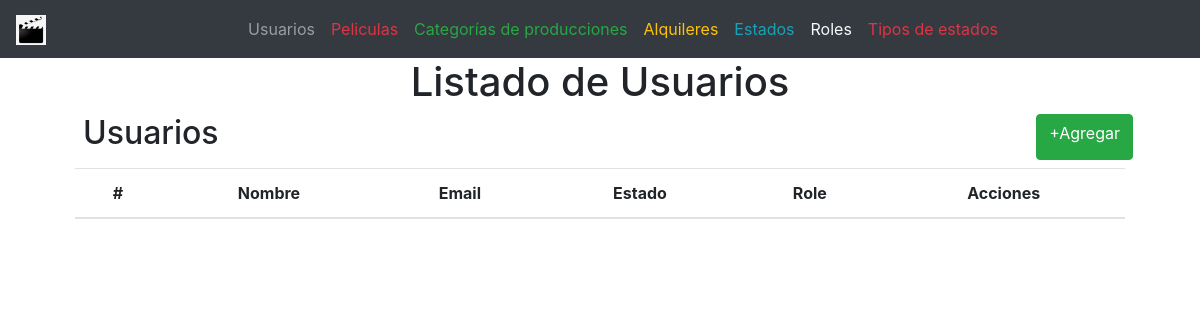
The page /?controller=user on the database as committed earlier.
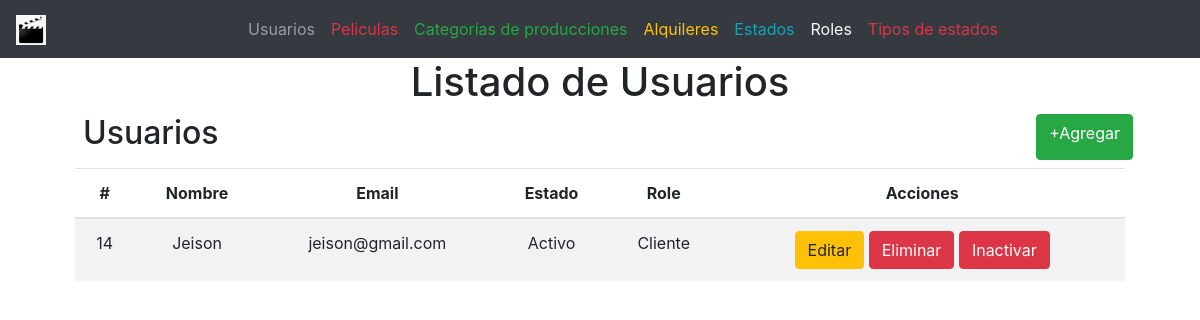
The same page on the database as committed later.
### tables this page shows
CREATE TABLE `users` (
  `id` int(11) NOT NULL,
  `name` varchar(100) NOT NULL,
  `email` varchar(100) NOT NULL,
  `password` varchar(100) NOT NULL,
  `status_id` int(11) NOT NULL,
  `rol_id` int(11) NOT NULL
);

CREATE TABLE `statuses` (
  `id` int(11) NOT NULL,
  `status` varchar(100) NOT NULL,
  `type_status_id` int(11) NOT NULL
);

CREATE TABLE `roles` (
  `id` int(11) NOT NULL,
  `name` varchar(20) NOT NULL,
  `status_id` int(11) NOT NULL
);

### controllers/UserController.php (called while the page is built, shortened)
<?php
require 'models/User.php';
class UserController
{
	private $model;
	public function __construct()
	{
		$this->model = new User;
	}
	public function index()
	{
		require 'views/layout.php';
		$users = $this->model->getAll();
		require 'views/users/list.php';
	}
}

### models/User.php (called while the page is built, shortened)
<?php
class User
{
	private $pdo;
	public function __construct()
	{
		try {
			$this->pdo = new Database;
		} catch (PDOException $e) {
			die($e->getMessage());
		}
	}
	public function getAll()
	{
		try {
			$strSql = "SELECT u.*, s.status as status,r.name as role FROM users u INNER JOIN  statuses s ON s.id=u.status_id INNER JOIN roles r ON r.id = u.rol_id ORDER BY u.id ASC";
			$query = $this->pdo->select($strSql);
			return $query;
		} catch (PDOException $e) {
			die($e->getMessage());
		}
	}
}

### providers/Database.php (called while the page is built, shortened)
<?php
class Database extends PDO
{
	public function select($strSql, $arrayData = array(), $fetchMode = PDO::FETCH_OBJ)
	{
		$query = $this->prepare($strSql);
		if (!$query->execute())
			echo "Error, la consulta no se realizó";
		else
			return $query->fetchAll($fetchMode);
	}
}

### views/users/list.php (the view)
<main class="container">
	<section class="col-md-12 text-center">
		<h1>Listado de Usuarios</h1>
		<div class="col-md-12 m-2 d-flex justify-content-between">
			<h2>Usuarios</h2>
			<a href="?controller=user&method=new" class="btn btn-success">+Agregar</a>
		</div>
		<section class="col-md-12">
			<table class="table table-striped table-hover">
			  <thead>
			    <tr>
			      <th>#</th>
			      <th>Nombre</th>
			      <th>Email</th>
			      <th>Estado</th>
				  <th>Role</th>
			      <th>Acciones</th>
			    </tr>
			  </thead>
			  <tbody>
			  	<?php foreach($users as $user) :?>
				    <tr>
				      <td><?php echo $user->id ?></td>
				      <td><?php echo $user->name ?></td>
				      <td><?php echo $user->email ?></td>
				      <td><?php echo $user->status ?></td>
					  <td><?php echo $user->role ?></td>
				      <td>
				      	<a href="?controller=user&method=edit&id=<?php echo $user->id ?>" class="btn btn-warning">Editar</a>
				      	<a href="?controller=user&method=delete&id=<?php echo $user->id ?>" class="btn btn-danger">Eliminar</a>
				      	<?php
				      		if($user->status_id == 1) {
				      	?>
			      			<a href="?controller=user&method=updateStatus&id=<?php echo $user->id ?>" class="btn btn-danger">Inactivar</a>
			      		<?php
			      			} elseif($user->status_id == 2) {
			      		?>
			      			<a href="?controller=user&method=updateStatus&id=<?php echo $user->id ?>" class="btn btn-primary">Activar</a>
			      		<?php
			      			}
			      		?>
				      </td>
				    </tr>
				  <?php endforeach ?>
			  </tbody>
			</table>
		</section>
	</section>
</main>

Rows that differ between the two databases and show on the page:
added users: id "14", name "Jeison", email "jeison@gmail.com", status.status "Activo", rol.name "Cliente"
